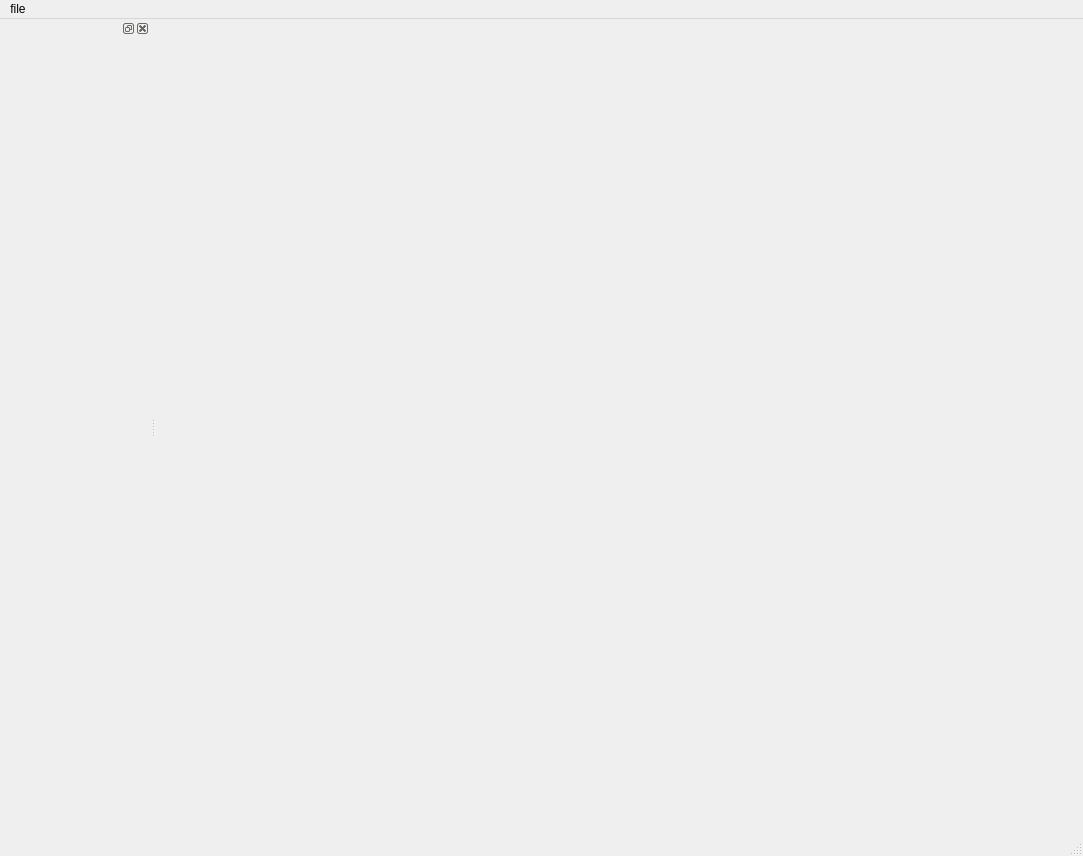
<?xml version="1.0" encoding="UTF-8"?>
<ui version="4.0">
 <class>ArcsimWindow</class>
 <widget class="QMainWindow" name="ArcsimWindow">
  <property name="geometry">
   <rect>
    <x>0</x>
    <y>0</y>
    <width>1083</width>
    <height>856</height>
   </rect>
  </property>
  <property name="windowTitle">
   <string>MainWindow</string>
  </property>
  <widget class="QWidget" name="centralwidget">
   <layout class="QGridLayout" name="gridLayout">
    <item row="0" column="0">
     <widget class="QWidget" name="widget" native="true"/>
    </item>
   </layout>
  </widget>
  <widget class="QMenuBar" name="menubar">
   <property name="geometry">
    <rect>
     <x>0</x>
     <y>0</y>
     <width>1083</width>
     <height>23</height>
    </rect>
   </property>
   <widget class="QMenu" name="menuFile">
    <property name="title">
     <string>file</string>
    </property>
    <addaction name="actionLoad_conf"/>
    <addaction name="actionSave_cloth"/>
   </widget>
   <addaction name="menuFile"/>
  </widget>
  <widget class="QStatusBar" name="statusbar"/>
  <widget class="QDockWidget" name="dockWidget">
   <property name="minimumSize">
    <size>
     <width>150</width>
     <height>38</height>
    </size>
   </property>
   <attribute name="dockWidgetArea">
    <number>1</number>
   </attribute>
   <widget class="QWidget" name="dockWidgetContents_2"/>
  </widget>
  <action name="actionLoad_conf">
   <property name="text">
    <string>load conf</string>
   </property>
  </action>
  <action name="actionSave_cloth">
   <property name="text">
    <string>save cloth</string>
   </property>
  </action>
 </widget>
 <resources/>
 <connections/>
</ui>
